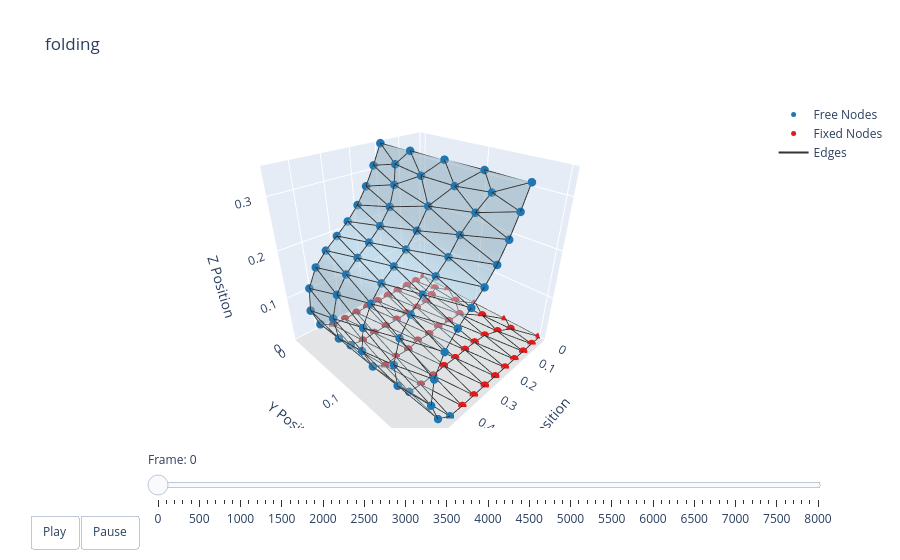

Notebook cell for this chart:
### Code cell
print(qs.shape[0])
print(t_arr.shape)
# t = np.arange(robot.sim_params.total_time, step=robot.sim_params.dt)
options = dismech.AnimationOptions(title='folding', plot_step=100)

fig = dismech.get_interactive_animation_plotly(robot, t_arr, qs, options)
fig.show()

### Figure 1 — Plotly figure (JSON) as saved in the notebook; plotly's stock layout.template omitted (floating-point values rounded to 4 significant figures; data arrays with more than 128 entries replaced by an {"elided": "..."} marker saying what was removed)
{"data": [{"marker": {"color": "#1f78b4", "size": 5}, "mode": "markers", "name": "Free Nodes", "type": "scatter3d", "x": [0.2, 0.2, 0.4964, 0.5222, 0.5139, 0.4812, 0.4386, 0.3932, 0.3481, 0.3054, 0.2667, 0.2321, 0.2322, 0.2669, 0.3056, 0.3484, 0.3935, 0.439, 0.4815, 0.514, 0.5223, 0.4962, 0.4498, 0.2, 0.2, 0.2, 0.2215, 0.2489, 0.226, 0.2845, 0.2261, 0.3259, 0.2211, 0.3705, 0.4163, 0.2488, 0.4612, 0.2845, 0.5003, 0.3261, 0.5224, 0.3706, 0.5132, 0.4165, 0.4742, 0.4612, 0.5004, 0.5226, 0.5133, 0.4742, 0.2613, 0.3051, 0.348, 0.3935, 0.4392, 0.4822, 0.5145, 0.5222, 0.4963], "y": [0.0, 0.2, 0.0003921, 0.0003604, 0.0001343, 7.156e-06, 4.092e-06, 3.781e-05, 6.411e-05, 7.893e-05, 8.066e-05, 6.541e-05, 0.1999, 0.1999, 0.1999, 0.1999, 0.1999, 0.1999, 0.1998, 0.1998, 0.1997, 0.1998, 0.2, 0.05, 0.1, 0.15, 0.03413, 0.04308, 0.07646, 0.04944, 0.1231, 0.05003, 0.1659, 0.05006, 0.05007, 0.1568, 0.05041, 0.1505, 0.05062, 0.1505, 0.05063, 0.15, 0.05095, 0.1499, 0.0509, 0.1509, 0.1507, 0.1507, 0.151, 0.1518, 0.1, 0.1, 0.1001, 0.1001, 0.09993, 0.1015, 0.1017, 0.1, 0.1034], "z": [0.35, 0.35, 0.01889, 0.06157, 0.1107, 0.1485, 0.1746, 0.1956, 0.2173, 0.2435, 0.2753, 0.3115, 0.3116, 0.2755, 0.2438, 0.2177, 0.1961, 0.1751, 0.1489, 0.111, 0.06186, 0.01935, 0.001118, 0.35, 0.35, 0.35, 0.3237, 0.2923, 0.3181, 0.2588, 0.318, 0.2295, 0.3243, 0.2061, 0.1858, 0.2925, 0.1633, 0.259, 0.1319, 0.2296, 0.0871, 0.2063, 0.03778, 0.1861, 0.006589, 0.1637, 0.132, 0.08704, 0.03817, 0.0068, 0.2793, 0.2431, 0.2172, 0.196, 0.1755, 0.1492, 0.1108, 0.06186, 0.01923]}, {"marker": {"color": "#e31a1c", "size": 5}, "mode": "markers", "name": "Fixed Nodes", "type": "scatter3d", "x": [0.0, 0.0, 0.0, 0.0, 0.0, 0.05, 0.1, 0.15, 0.1999, 0.2499, 0.2999, 0.3499, 0.3998, 0.4498, 0.3998, 0.3498, 0.2998, 0.2499, 0.1999, 0.1499, 0.1, 0.05, 0.2499, 0.2002, 0.15, 0.09278, 0.4248, 0.3748, 0.3249, 0.2748, 0.225, 0.4247, 0.1748, 0.375, 0.1242, 0.3247, 0.07606, 0.2748, 0.03415, 0.2248, 0.1748, 0.04128, 0.124, 0.04119, 0.07543, 0.03351, 0.4499, 0.3998, 0.3501, 0.2996], "y": [0.0, 0.2, 0.15, 0.1, 0.05, 0.0, 0.0, -1.008e-05, -1.571e-06, 1.64e-05, 3.637e-05, 6.031e-05, 9.715e-05, 0.000202, 0.2001, 0.2001, 0.2001, 0.2, 0.2, 0.2, 0.2, 0.2, 0.1, 0.09838, 0.1, 0.09995, 0.05023, 0.04944, 0.04975, 0.04983, 0.0492, 0.1506, 0.04948, 0.1509, 0.04937, 0.1501, 0.0427, 0.1507, 0.03415, 0.1498, 0.1496, 0.07625, 0.1505, 0.1231, 0.1569, 0.1659, 0.1027, 0.1001, 0.1015, 0.09858], "z": [0.0, 0.0, 0.0, 0.0, 0.0, 0.0, 0.0, 0.0005137, 0.0006821, 0.000727, 0.0007226, 0.0004944, -0.0001653, 0.0009528, -0.0001719, 0.0004919, 0.0007229, 0.0007241, 0.0006787, 0.0005126, 0.0, 0.0, 0.0004917, 0.0004761, 0.0003689, 0.0, -0.0006832, -9.523e-05, 0.0004411, 0.0005486, 0.0005434, -0.0007109, 0.0004984, -0.0001153, 0.0002766, 0.0004373, 0.0, 0.0005465, 0.0, 0.0005375, 0.0004946, 0.0, 0.0002755, 0.0, 0.0, 0.0, 0.0006853, -0.0006236, 0.0001738, 0.0004658]}, {"line": {"color": "#333333", "width": 2}, "mode": "lines", "name": "Edges", "type": "scatter3d", "x": {"elided": "828 float values"}, "y": {"elided": "828 float values"}, "z": {"elided": "828 float values"}}, {"color": "rgba(166, 206, 227, 0.7)", "i": {"elided": "168 int values"}, "j": {"elided": "168 int values"}, "k": {"elided": "168 int values"}, "name": "Faces", "opacity": 0.7, "showscale": false, "type": "mesh3d", "x": [0.0, 0.2, 0.2, 0.0, 0.0, 0.0, 0.0, 0.05, 0.1, 0.15, 0.1999, 0.2499, 0.2999, 0.3499, 0.3998, 0.4498, 0.4964, 0.5222, 0.5139, 0.4812, 0.4386, 0.3932, 0.3481, 0.3054, 0.2667, 0.2321, 0.2322, 0.2669, 0.3056, 0.3484, 0.3935, 0.439, 0.4815, 0.514, 0.5223, 0.4962, 0.4498, 0.3998, 0.3498, 0.2998, 0.2499, 0.1999, 0.1499, 0.1, 0.05, 0.2, 0.2, 0.2, 0.2499, 0.2002, 0.15, 0.09278, 0.2215, 0.2489, 0.226, 0.2845, 0.2261, 0.3259, 0.2211, 0.3705, 0.4163, 0.2488, 0.4612, 0.2845, 0.5003, 0.3261, 0.5224, 0.3706, 0.5132, 0.4165, 0.4742, 0.4612, 0.4248, 0.5004, 0.3748, 0.5226, 0.3249, 0.5133, 0.2748, 0.4742, 0.225, 0.4247, 0.1748, 0.375, 0.1242, 0.3247, 0.07606, 0.2748, 0.03415, 0.2248, 0.1748, 0.04128, 0.124, 0.04119, 0.07543, 0.03351, 0.2613, 0.3051, 0.348, 0.3935, 0.4392, 0.4822, 0.5145, 0.5222, 0.4963, 0.4499, 0.3998, 0.3501, 0.2996], "y": [0.0, 0.0, 0.2, 0.2, 0.15, 0.1, 0.05, 0.0, 0.0, -1.008e-05, -1.571e-06, 1.64e-05, 3.637e-05, 6.031e-05, 9.715e-05, 0.000202, 0.0003921, 0.0003604, 0.0001343, 7.156e-06, 4.092e-06, 3.781e-05, 6.411e-05, 7.893e-05, 8.066e-05, 6.541e-05, 0.1999, 0.1999, 0.1999, 0.1999, 0.1999, 0.1999, 0.1998, 0.1998, 0.1997, 0.1998, 0.2, 0.2001, 0.2001, 0.2001, 0.2, 0.2, 0.2, 0.2, 0.2, 0.05, 0.1, 0.15, 0.1, 0.09838, 0.1, 0.09995, 0.03413, 0.04308, 0.07646, 0.04944, 0.1231, 0.05003, 0.1659, 0.05006, 0.05007, 0.1568, 0.05041, 0.1505, 0.05062, 0.1505, 0.05063, 0.15, 0.05095, 0.1499, 0.0509, 0.1509, 0.05023, 0.1507, 0.04944, 0.1507, 0.04975, 0.151, 0.04983, 0.1518, 0.0492, 0.1506, 0.04948, 0.1509, 0.04937, 0.1501, 0.0427, 0.1507, 0.03415, 0.1498, 0.1496, 0.07625, 0.1505, 0.1231, 0.1569, 0.1659, 0.1, 0.1, 0.1001, 0.1001, 0.09993, 0.1015, 0.1017, 0.1, 0.1034, 0.1027, 0.1001, 0.1015, 0.09858], "z": [0.0, 0.35, 0.35, 0.0, 0.0, 0.0, 0.0, 0.0, 0.0, 0.0005137, 0.0006821, 0.000727, 0.0007226, 0.0004944, -0.0001653, 0.0009528, 0.01889, 0.06157, 0.1107, 0.1485, 0.1746, 0.1956, 0.2173, 0.2435, 0.2753, 0.3115, 0.3116, 0.2755, 0.2438, 0.2177, 0.1961, 0.1751, 0.1489, 0.111, 0.06186, 0.01935, 0.001118, -0.0001719, 0.0004919, 0.0007229, 0.0007241, 0.0006787, 0.0005126, 0.0, 0.0, 0.35, 0.35, 0.35, 0.0004917, 0.0004761, 0.0003689, 0.0, 0.3237, 0.2923, 0.3181, 0.2588, 0.318, 0.2295, 0.3243, 0.2061, 0.1858, 0.2925, 0.1633, 0.259, 0.1319, 0.2296, 0.0871, 0.2063, 0.03778, 0.1861, 0.006589, 0.1637, -0.0006832, 0.132, -9.523e-05, 0.08704, 0.0004411, 0.03817, 0.0005486, 0.0068, 0.0005434, -0.0007109, 0.0004984, -0.0001153, 0.0002766, 0.0004373, 0.0, 0.0005465, 0.0, 0.0005375, 0.0004946, 0.0, 0.0002755, 0.0, 0.0, 0.0, 0.2793, 0.2431, 0.2172, 0.196, 0.1755, 0.1492, 0.1108, 0.06186, 0.01923, 0.0006853, -0.0006236, 0.0001738, 0.0004658]}, {"colorscale": [[0, "lightgray"], [1, "lightgray"]], "opacity": 0.9, "showscale": false, "type": "surface", "x": [[-0.5, 1.079], [-0.5, 1.079]], "y": [[-0.5095, -0.5095], [0.707, 0.707]], "z": [[-0.001, -0.001], [-0.001, -0.001]]}], "layout": {"scene": {"camera": {"eye": {"x": 1.225, "y": 1.225, "z": 1.0}}, "xaxis": {"range": [0, 0.5791], "title": {"text": "X Position"}}, "yaxis": {"range": [-0.009516, 0.207], "title": {"text": "Y Position"}}, "zaxis": {"range": [-0.002335, 0.35], "title": {"text": "Z Position"}}}, "sliders": [{"currentvalue": {"prefix": "Frame: "}, "steps": [{"args": [["0"], {"frame": {"duration": 50, "redraw": true}, "mode": "immediate"}], "label": "0", "method": "animate"}, {"args": [["1"], {"frame": {"duration": 50, "redraw": true}, "mode": "immediate"}], "label": "100", "method": "animate"}, {"args": [["2"], {"frame": {"duration": 50, "redraw": true}, "mode": "immediate"}], "label": "200", "method": "animate"}, {"args": [["3"], {"frame": {"duration": 50, "redraw": true}, "mode": "immediate"}], "label": "300", "method": "animate"}, {"args": [["4"], {"frame": {"duration": 50, "redraw": true}, "mode": "immediate"}], "label": "400", "method": "animate"}, {"args": [["5"], {"frame": {"duration": 50, "redraw": true}, "mode": "immediate"}], "label": "500", "method": "animate"}, {"args": [["6"], {"frame": {"duration": 50, "redraw": true}, "mode": "immediate"}], "label": "600", "method": "animate"}, {"args": [["7"], {"frame": {"duration": 50, "redraw": true}, "mode": "immediate"}], "label": "700", "method": "animate"}, {"args": [["8"], {"frame": {"duration": 50, "redraw": true}, "mode": "immediate"}], "label": "800", "method": "animate"}, {"args": [["9"], {"frame": {"duration": 50, "redraw": true}, "mode": "immediate"}], "label": "900", "method": "animate"}, {"args": [["10"], {"frame": {"duration": 50, "redraw": true}, "mode": "immediate"}], "label": "1000", "method": "animate"}, {"args": [["11"], {"frame": {"duration": 50, "redraw": true}, "mode": "immediate"}], "label": "1100", "method": "animate"}, {"args": [["12"], {"frame": {"duration": 50, "redraw": true}, "mode": "immediate"}], "label": "1200", "method": "animate"}, {"args": [["13"], {"frame": {"duration": 50, "redraw": true}, "mode": "immediate"}], "label": "1300", "method": "animate"}, {"args": [["14"], {"frame": {"duration": 50, "redraw": true}, "mode": "immediate"}], "label": "1400", "method": "animate"}, {"args": [["15"], {"frame": {"duration": 50, "redraw": true}, "mode": "immediate"}], "label": "1500", "method": "animate"}, {"args": [["16"], {"frame": {"duration": 50, "redraw": true}, "mode": "immediate"}], "label": "1600", "method": "animate"}, {"args": [["17"], {"frame": {"duration": 50, "redraw": true}, "mode": "immediate"}], "label": "1700", "method": "animate"}, {"args": [["18"], {"frame": {"duration": 50, "redraw": true}, "mode": "immediate"}], "label": "1800", "method": "animate"}, {"args": [["19"], {"frame": {"duration": 50, "redraw": true}, "mode": "immediate"}], "label": "1900", "method": "animate"}, {"args": [["20"], {"frame": {"duration": 50, "redraw": true}, "mode": "immediate"}], "label": "2000", "method": "animate"}, {"args": [["21"], {"frame": {"duration": 50, "redraw": true}, "mode": "immediate"}], "label": "2100", "method": "animate"}, {"args": [["22"], {"frame": {"duration": 50, "redraw": true}, "mode": "immediate"}], "label": "2200", "method": "animate"}, {"args": [["23"], {"frame": {"duration": 50, "redraw": true}, "mode": "immediate"}], "label": "2300", "method": "animate"}, {"args": [["24"], {"frame": {"duration": 50, "redraw": true}, "mode": "immediate"}], "label": "2400", "method": "animate"}, {"args": [["25"], {"frame": {"duration": 50, "redraw": true}, "mode": "immediate"}], "label": "2500", "method": "animate"}, {"args": [["26"], {"frame": {"duration": 50, "redraw": true}, "mode": "immediate"}], "label": "2600", "method": "animate"}, {"args": [["27"], {"frame": {"duration": 50, "redraw": true}, "mode": "immediate"}], "label": "2700", "method": "animate"}, {"args": [["28"], {"frame": {"duration": 50, "redraw": true}, "mode": "immediate"}], "label": "2800", "method": "animate"}, {"args": [["29"], {"frame": {"duration": 50, "redraw": true}, "mode": "immediate"}], "label": "2900", "method": "animate"}, {"args": [["30"], {"frame": {"duration": 50, "redraw": true}, "mode": "immediate"}], "label": "3000", "method": "animate"}, {"args": [["31"], {"frame": {"duration": 50, "redraw": true}, "mode": "immediate"}], "label": "3100", "method": "animate"}, {"args": [["32"], {"frame": {"duration": 50, "redraw": true}, "mode": "immediate"}], "label": "3200", "method": "animate"}, {"args": [["33"], {"frame": {"duration": 50, "redraw": true}, "mode": "immediate"}], "label": "3300", "method": "animate"}, {"args": [["34"], {"frame": {"duration": 50, "redraw": true}, "mode": "immediate"}], "label": "3400", "method": "animate"}, {"args": [["35"], {"frame": {"duration": 50, "redraw": true}, "mode": "immediate"}], "label": "3500", "method": "animate"}, {"args": [["36"], {"frame": {"duration": 50, "redraw": true}, "mode": "immediate"}], "label": "3600", "method": "animate"}, {"args": [["37"], {"frame": {"duration": 50, "redraw": true}, "mode": "immediate"}], "label": "3700", "method": "animate"}, {"args": [["38"], {"frame": {"duration": 50, "redraw": true}, "mode": "immediate"}], "label": "3800", "method": "animate"}, {"args": [["39"], {"frame": {"duration": 50, "redraw": true}, "mode": "immediate"}], "label": "3900", "method": "animate"}, {"args": [["40"], {"frame": {"duration": 50, "redraw": true}, "mode": "immediate"}], "label": "4000", "method": "animate"}, {"args": [["41"], {"frame": {"duration": 50, "redraw": true}, "mode": "immediate"}], "label": "4100", "method": "animate"}, {"args": [["42"], {"frame": {"duration": 50, "redraw": true}, "mode": "immediate"}], "label": "4200", "method": "animate"}, {"args": [["43"], {"frame": {"duration": 50, "redraw": true}, "mode": "immediate"}], "label": "4300", "method": "animate"}, {"args": [["44"], {"frame": {"duration": 50, "redraw": true}, "mode": "immediate"}], "label": "4400", "method": "animate"}, {"args": [["45"], {"frame": {"duration": 50, "redraw": true}, "mode": "immediate"}], "label": "4500", "method": "animate"}, {"args": [["46"], {"frame": {"duration": 50, "redraw": true}, "mode": "immediate"}], "label": "4600", "method": "animate"}, {"args": [["47"], {"frame": {"duration": 50, "redraw": true}, "mode": "immediate"}], "label": "4700", "method": "animate"}, {"args": [["48"], {"frame": {"duration": 50, "redraw": true}, "mode": "immediate"}], "label": "4800", "method": "animate"}, {"args": [["49"], {"frame": {"duration": 50, "redraw": true}, "mode": "immediate"}], "label": "4900", "method": "animate"}, {"args": [["50"], {"frame": {"duration": 50, "redraw": true}, "mode": "immediate"}], "label": "5000", "method": "animate"}, {"args": [["51"], {"frame": {"duration": 50, "redraw": true}, "mode": "immediate"}], "label": "5100", "method": "animate"}, {"args": [["52"], {"frame": {"duration": 50, "redraw": true}, "mode": "immediate"}], "label": "5200", "method": "animate"}, {"args": [["53"], {"frame": {"duration": 50, "redraw": true}, "mode": "immediate"}], "label": "5300", "method": "animate"}, {"args": [["54"], {"frame": {"duration": 50, "redraw": true}, "mode": "immediate"}], "label": "5400", "method": "animate"}, {"args": [["55"], {"frame": {"duration": 50, "redraw": true}, "mode": "immediate"}], "label": "5500", "method": "animate"}, {"args": [["56"], {"frame": {"duration": 50, "redraw": true}, "mode": "immediate"}], "label": "5600", "method": "animate"}, {"args": [["57"], {"frame": {"duration": 50, "redraw": true}, "mode": "immediate"}], "label": "5700", "method": "animate"}, {"args": [["58"], {"frame": {"duration": 50, "redraw": true}, "mode": "immediate"}], "label": "5800", "method": "animate"}, {"args": [["59"], {"frame": {"duration": 50, "redraw": true}, "mode": "immediate"}], "label": "5900", "method": "animate"}, {"args": [["60"], {"frame": {"duration": 50, "redraw": true}, "mode": "immediate"}], "label": "6000", "method": "animate"}, {"args": [["61"], {"frame": {"duration": 50, "redraw": true}, "mode": "immediate"}], "label": "6100", "method": "animate"}, {"args": [["62"], {"frame": {"duration": 50, "redraw": true}, "mode": "immediate"}], "label": "6200", "method": "animate"}, {"args": [["63"], {"frame": {"duration": 50, "redraw": true}, "mode": "immediate"}], "label": "6300", "method": "animate"}, {"args": [["64"], {"frame": {"duration": 50, "redraw": true}, "mode": "immediate"}], "label": "6400", "method": "animate"}, {"args": [["65"], {"frame": {"duration": 50, "redraw": true}, "mode": "immediate"}], "label": "6500", "method": "animate"}, {"args": [["66"], {"frame": {"duration": 50, "redraw": true}, "mode": "immediate"}], "label": "6600", "method": "animate"}, {"args": [["67"], {"frame": {"duration": 50, "redraw": true}, "mode": "immediate"}], "label": "6700", "method": "animate"}, {"args": [["68"], {"frame": {"duration": 50, "redraw": true}, "mode": "immediate"}], "label": "6800", "method": "animate"}, {"args": [["69"], {"frame": {"duration": 50, "redraw": true}, "mode": "immediate"}], "label": "6900", "method": "animate"}, {"args": [["70"], {"frame": {"duration": 50, "redraw": true}, "mode": "immediate"}], "label": "7000", "method": "animate"}, {"args": [["71"], {"frame": {"duration": 50, "redraw": true}, "mode": "immediate"}], "label": "7100", "method": "animate"}, {"args": [["72"], {"frame": {"duration": 50, "redraw": true}, "mode": "immediate"}], "label": "7200", "method": "animate"}, {"args": [["73"], {"frame": {"duration": 50, "redraw": true}, "mode": "immediate"}], "label": "7300", "method": "animate"}, {"args": [["74"], {"frame": {"duration": 50, "redraw": true}, "mode": "immediate"}], "label": "7400", "method": "animate"}, {"args": [["75"], {"frame": {"duration": 50, "redraw": true}, "mode": "immediate"}], "label": "7500", "method": "animate"}, {"args": [["76"], {"frame": {"duration": 50, "redraw": true}, "mode": "immediate"}], "label": "7600", "method": "animate"}, {"args": [["77"], {"frame": {"duration": 50, "redraw": true}, "mode": "immediate"}], "label": "7700", "method": "animate"}, {"args": [["78"], {"frame": {"duration": 50, "redraw": true}, "mode": "immediate"}], "label": "7800", "method": "animate"}, {"args": [["79"], {"frame": {"duration": 50, "redraw": true}, "mode": "immediate"}], "label": "7900", "method": "animate"}, {"args": [["80"], {"frame": {"duration": 50, "redraw": true}, "mode": "immediate"}], "label": "8000", "method": "animate"}], "transition": {"duration": 0}, "x": 0.1, "y": 0}], "title": {"text": "folding"}, "updatemenus": [{"buttons": [{"args": [null, {"frame": {"duration": 50, "redraw": true}, "fromcurrent": true}], "label": "Play", "method": "animate"}, {"args": [[null], {"frame": {"duration": 0, "redraw": true}, "mode": "immediate"}], "label": "Pause", "method": "animate"}], "direction": "left", "pad": {"r": 10, "t": 87}, "showactive": false, "type": "buttons", "x": 0.1, "xanchor": "right", "y": 0, "yanchor": "top"}]}}
